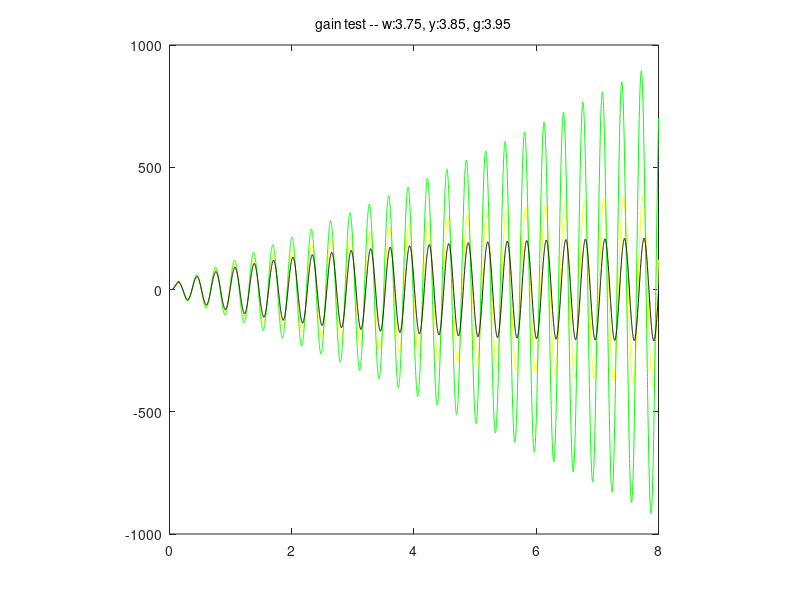

The MATLAB source for this figure:
function fig = robtest_gain3()
% This is the machine-generated representation of a Handle Graphics object
% and its children.  Note that handle values may change when these objects
% are re-created. This may cause problems with any callbacks written to
% depend on the value of the handle at the time the object was saved.
%
% To reopen this object, just type the name of the M-file at the MATLAB
% prompt. The M-file and its associated MAT-file must be on your path.

load robtest_gain3

h0 = figure('Position',[240 305 560 420], ...
	'Tag','hotWind');
h1 = axes('Parent',h0, ...
	'Box','on', ...
	'CameraUpVector',[0 1 0], ...
	'ColorOrder',mat0, ...
	'NextPlot','add');
h2 = line('Parent',h1, ...
	'Color',[1 1 0], ...
	'XData',mat1, ...
	'YData',mat2);
h2 = line('Parent',h1, ...
	'Color',[0 1 0], ...
	'XData',mat3, ...
	'YData',mat4);
h2 = line('Parent',h1, ...
	'XData',mat5, ...
	'YData',mat6);
h2 = text('Parent',h1, ...
	'HandleVisibility','off', ...
	'HorizontalAlignment','center', ...
	'Position',mat7, ...
	'String','gain test -- w:3.75, y:3.85, g:3.95', ...
	'VerticalAlignment','bottom');
set(get(h2,'Parent'),'Title',h2);
if nargout > 0, fig = h0; end
